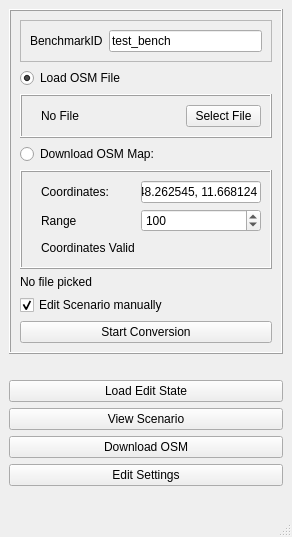
<?xml version="1.0" encoding="UTF-8"?>
<ui version="4.0">
 <class>MainWindow</class>
 <widget class="QMainWindow" name="MainWindow">
  <property name="geometry">
   <rect>
    <x>0</x>
    <y>0</y>
    <width>287</width>
    <height>537</height>
   </rect>
  </property>
  <property name="windowTitle">
   <string>osm2cr</string>
  </property>
  <widget class="QWidget" name="centralwidget">
   <layout class="QGridLayout" name="gridLayout">
    <item row="2" column="0">
     <widget class="QFrame" name="frame_3">
      <property name="frameShape">
       <enum>QFrame::Box</enum>
      </property>
      <property name="frameShadow">
       <enum>QFrame::Raised</enum>
      </property>
      <layout class="QGridLayout" name="gridLayout_4">
       <item row="5" column="0">
        <widget class="QFrame" name="frame">
         <property name="minimumSize">
          <size>
           <width>0</width>
           <height>0</height>
          </size>
         </property>
         <property name="frameShape">
          <enum>QFrame::Box</enum>
         </property>
         <property name="frameShadow">
          <enum>QFrame::Raised</enum>
         </property>
         <layout class="QGridLayout" name="gridLayout_2">
          <item row="1" column="1">
           <widget class="QLabel" name="label_5">
            <property name="text">
             <string>Range</string>
            </property>
           </widget>
          </item>
          <item row="2" column="1">
           <widget class="QLabel" name="l_region">
            <property name="text">
             <string>Coordinates Valid</string>
            </property>
           </widget>
          </item>
          <item row="0" column="1">
           <widget class="QLabel" name="label_3">
            <property name="text">
             <string>Coordinates:</string>
            </property>
           </widget>
          </item>
          <item row="1" column="2">
           <widget class="QSpinBox" name="range_input">
            <property name="maximum">
             <number>10000</number>
            </property>
            <property name="value">
             <number>100</number>
            </property>
           </widget>
          </item>
          <item row="0" column="2">
           <widget class="QLineEdit" name="coordinate_input">
            <property name="minimumSize">
             <size>
              <width>120</width>
              <height>0</height>
             </size>
            </property>
            <property name="text">
             <string>48.262545, 11.668124</string>
            </property>
           </widget>
          </item>
          <item row="0" column="0">
           <spacer name="horizontalSpacer">
            <property name="orientation">
             <enum>Qt::Horizontal</enum>
            </property>
            <property name="sizeType">
             <enum>QSizePolicy::Fixed</enum>
            </property>
            <property name="sizeHint" stdset="0">
             <size>
              <width>10</width>
              <height>20</height>
             </size>
            </property>
           </spacer>
          </item>
          <item row="2" column="2">
           <spacer name="horizontalSpacer_2">
            <property name="orientation">
             <enum>Qt::Horizontal</enum>
            </property>
            <property name="sizeHint" stdset="0">
             <size>
              <width>40</width>
              <height>20</height>
             </size>
            </property>
           </spacer>
          </item>
         </layout>
        </widget>
       </item>
       <item row="2" column="0">
        <widget class="QFrame" name="frame_2">
         <property name="frameShape">
          <enum>QFrame::Box</enum>
         </property>
         <property name="frameShadow">
          <enum>QFrame::Raised</enum>
         </property>
         <layout class="QGridLayout" name="gridLayout_3">
          <item row="0" column="1">
           <widget class="QLabel" name="l_selected_file">
            <property name="text">
             <string>No File</string>
            </property>
           </widget>
          </item>
          <item row="0" column="2">
           <widget class="QPushButton" name="b_load_file">
            <property name="maximumSize">
             <size>
              <width>75</width>
              <height>16777215</height>
             </size>
            </property>
            <property name="text">
             <string>Select File</string>
            </property>
           </widget>
          </item>
          <item row="0" column="0">
           <spacer name="horizontalSpacer_3">
            <property name="orientation">
             <enum>Qt::Horizontal</enum>
            </property>
            <property name="sizeType">
             <enum>QSizePolicy::Fixed</enum>
            </property>
            <property name="sizeHint" stdset="0">
             <size>
              <width>10</width>
              <height>20</height>
             </size>
            </property>
           </spacer>
          </item>
         </layout>
        </widget>
       </item>
       <item row="3" column="0">
        <widget class="QRadioButton" name="rb_download_map">
         <property name="text">
          <string>Download OSM Map:</string>
         </property>
        </widget>
       </item>
       <item row="8" column="0">
        <widget class="QCheckBox" name="chk_user_edit">
         <property name="text">
          <string>Edit Scenario manually</string>
         </property>
         <property name="checked">
          <bool>true</bool>
         </property>
        </widget>
       </item>
       <item row="1" column="0">
        <widget class="QRadioButton" name="rb_load_file">
         <property name="enabled">
          <bool>true</bool>
         </property>
         <property name="text">
          <string>Load OSM File</string>
         </property>
         <property name="checked">
          <bool>true</bool>
         </property>
        </widget>
       </item>
       <item row="7" column="0">
        <widget class="QLabel" name="input_picked_output">
         <property name="text">
          <string>No file picked</string>
         </property>
        </widget>
       </item>
       <item row="9" column="0">
        <widget class="QPushButton" name="b_start">
         <property name="toolTip">
          <string>Start conversion with selected input</string>
         </property>
         <property name="text">
          <string>Start Conversion</string>
         </property>
        </widget>
       </item>
       <item row="0" column="0">
        <widget class="QFrame" name="frame_4">
         <property name="frameShape">
          <enum>QFrame::StyledPanel</enum>
         </property>
         <property name="frameShadow">
          <enum>QFrame::Raised</enum>
         </property>
         <layout class="QGridLayout" name="gridLayout_5">
          <item row="0" column="1">
           <widget class="QLineEdit" name="input_bench_id">
            <property name="text">
             <string>test_bench</string>
            </property>
           </widget>
          </item>
          <item row="0" column="0">
           <widget class="QLabel" name="label">
            <property name="text">
             <string>BenchmarkID</string>
            </property>
           </widget>
          </item>
         </layout>
        </widget>
       </item>
      </layout>
     </widget>
    </item>
    <item row="9" column="0">
     <spacer name="verticalSpacer">
      <property name="orientation">
       <enum>Qt::Vertical</enum>
      </property>
      <property name="sizeHint" stdset="0">
       <size>
        <width>0</width>
        <height>0</height>
       </size>
      </property>
     </spacer>
    </item>
    <item row="5" column="0">
     <widget class="QPushButton" name="b_load_state">
      <property name="toolTip">
       <string>Continue editing a scenario</string>
      </property>
      <property name="text">
       <string>Load Edit State</string>
      </property>
     </widget>
    </item>
    <item row="4" column="0">
     <spacer name="verticalSpacer_2">
      <property name="orientation">
       <enum>Qt::Vertical</enum>
      </property>
      <property name="sizeType">
       <enum>QSizePolicy::Fixed</enum>
      </property>
      <property name="sizeHint" stdset="0">
       <size>
        <width>20</width>
        <height>20</height>
       </size>
      </property>
     </spacer>
    </item>
    <item row="6" column="0">
     <widget class="QPushButton" name="b_view_scenario">
      <property name="toolTip">
       <string>View plot of a CR scenario</string>
      </property>
      <property name="text">
       <string>View Scenario</string>
      </property>
     </widget>
    </item>
    <item row="7" column="0">
     <widget class="QPushButton" name="b_download">
      <property name="toolTip">
       <string>Download the selected Region as OSM map</string>
      </property>
      <property name="text">
       <string>Download OSM</string>
      </property>
     </widget>
    </item>
    <item row="8" column="0">
     <widget class="QPushButton" name="b_settings">
      <property name="toolTip">
       <string/>
      </property>
      <property name="text">
       <string>Edit Settings</string>
      </property>
     </widget>
    </item>
   </layout>
  </widget>
  <widget class="QMenuBar" name="menubar">
   <property name="geometry">
    <rect>
     <x>0</x>
     <y>0</y>
     <width>287</width>
     <height>21</height>
    </rect>
   </property>
   <property name="font">
    <font>
     <weight>50</weight>
     <bold>false</bold>
    </font>
   </property>
  </widget>
  <widget class="QStatusBar" name="statusbar">
   <property name="font">
    <font>
     <weight>50</weight>
     <bold>false</bold>
    </font>
   </property>
  </widget>
 </widget>
 <resources/>
 <connections/>
</ui>
